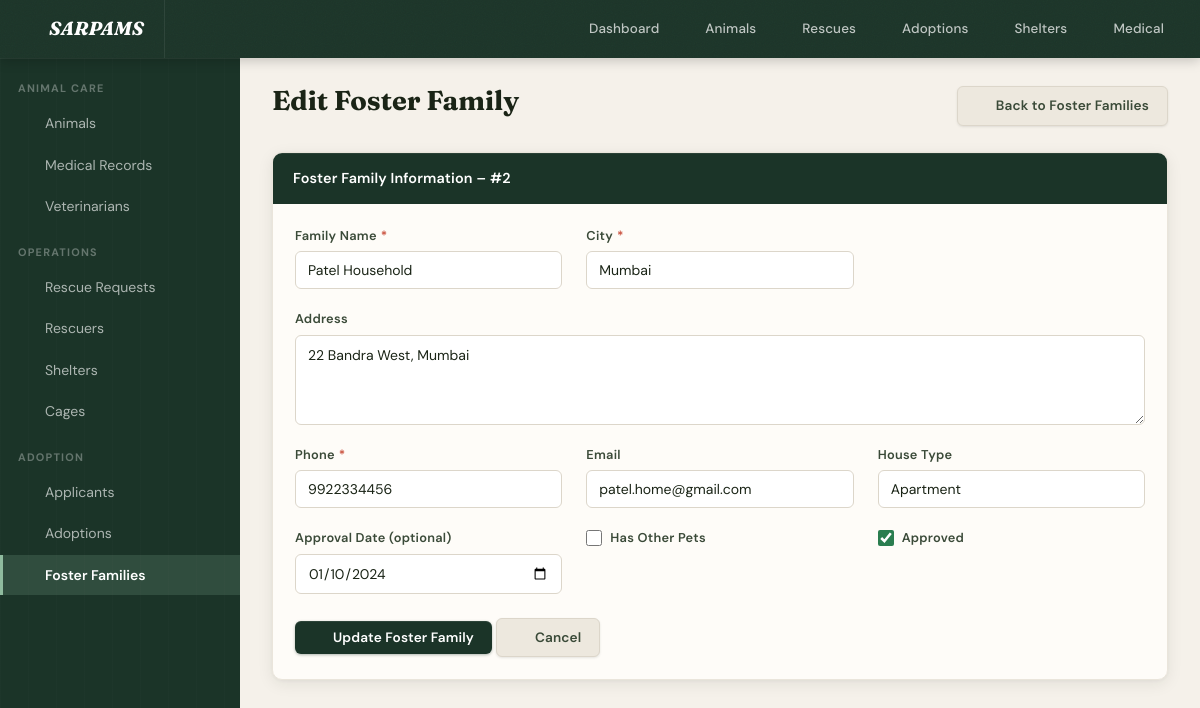
The app's page /foster_families/edit.php?id=2 with its own data.
### tables this page shows
CREATE TABLE IF NOT EXISTS FOSTER_FAMILY (
    foster_id      INT AUTO_INCREMENT PRIMARY KEY,
    family_name    VARCHAR(100) NOT NULL,
    address        VARCHAR(200) NOT NULL,
    city           VARCHAR(60)  NOT NULL,
    phone          VARCHAR(15)  NOT NULL,
    email          VARCHAR(100),
    house_type     VARCHAR(60),
    has_other_pets BOOLEAN DEFAULT FALSE,
    is_approved    BOOLEAN DEFAULT FALSE,
    approval_date  DATE,
    created_at     TIMESTAMP DEFAULT CURRENT_TIMESTAMP
);

### config/db.php (called while the page is built, shortened)
<?php
function getDB() {
    static $conn = null;
    if ($conn === null) {
        $conn = new mysqli(DB_HOST, DB_USER, DB_PASS, DB_NAME);
        $conn->set_charset('utf8mb4');
    }
    return $conn;
}
function query($sql) {
    $result = getDB()->query($sql);
    return $result;
}
function fetchOne($sql) {
    $result = query($sql);
    return $result->fetch_assoc();
}

### foster_families/edit.php (the view, shortened to what this page needs)
<?php
require_once __DIR__ . '/../config/db.php';
$id = isset($_GET['id']) ? (int)$_GET['id'] : 0;
$family = fetchOne("SELECT * FROM FOSTER_FAMILY WHERE foster_id=$id");
$d = ($_SERVER['REQUEST_METHOD'] === 'POST') ? $_POST : $family;
require_once __DIR__ . '/../includes/header.php';
?>
<div class="page-header">
    <h1 class="page-title">Edit Foster Family</h1>
    <a href="/sarpams/foster_families/index.php" class="btn btn-secondary"><i data-lucide="arrow-left"></i> Back to Foster Families</a>
</div>
<div class="card">
    <div class="card-header">Foster Family Information – #<?= $id ?></div>
    <div class="card-body">
        <form method="post" action="">
            <div class="form-grid">
                <div class="form-group required">
                    <label>Family Name</label>
                    <input type="text" name="family_name" value="<?= htmlspecialchars($d['family_name'] ?? '') ?>" required>
                </div>
                <div class="form-group required">
                    <label>City</label>
                    <input type="text" name="city" value="<?= htmlspecialchars($d['city'] ?? '') ?>" required>
                </div>
                <div class="form-group full">
                    <label>Address</label>
                    <textarea name="address" rows="2"><?= htmlspecialchars($d['address'] ?? '') ?></textarea>
                </div>
                <div class="form-group required">
                    <label>Phone</label>
                    <input type="text" name="phone" value="<?= htmlspecialchars($d['phone'] ?? '') ?>" required>
                </div>
                <div class="form-group">
                    <label>Email</label>
                    <input type="email" name="email" value="<?= htmlspecialchars($d['email'] ?? '') ?>">
                </div>
                <div class="form-group">
                    <label>House Type</label>
                    <input type="text" name="house_type" value="<?= htmlspecialchars($d['house_type'] ?? '') ?>">
                </div>
                <div class="form-group">
                    <label>Approval Date (optional)</label>
                    <input type="date" name="approval_date" value="<?= htmlspecialchars($d['approval_date'] ?? '') ?>">
                </div>
                <div class="form-group">
                    <label style="display:flex;align-items:center;gap:.5rem;">
                        <input type="checkbox" name="has_other_pets" <?= ($d['has_other_pets'] ?? 0) ? 'checked' : '' ?>>
                        Has Other Pets
                    </label>
                </div>
                <div class="form-group">
                    <label style="display:flex;align-items:center;gap:.5rem;">
                        <input type="checkbox" name="is_approved" <?= ($d['is_approved'] ?? 0) ? 'checked' : '' ?>>
                        Approved
                    </label>
                </div>
            </div>
            <div style="margin-top:1.5rem;">
                <button type="submit" class="btn btn-primary"><i data-lucide="save"></i> Update Foster Family</button>
                <a href="/sarpams/foster_families/index.php" class="btn btn-secondary"><i data-lucide="x"></i> Cancel</a>
            </div>
        </form>
    </div>
</div>

### records on screen
foster_family: family_name "Patel Household", city "Mumbai", address "22 Bandra West, Mumbai", phone "9922334456", email "patel.home@gmail.com", house_type "Apartment", approval_date "01/10/2024", is_approved "☑"

### other values on screen
$id "2"
